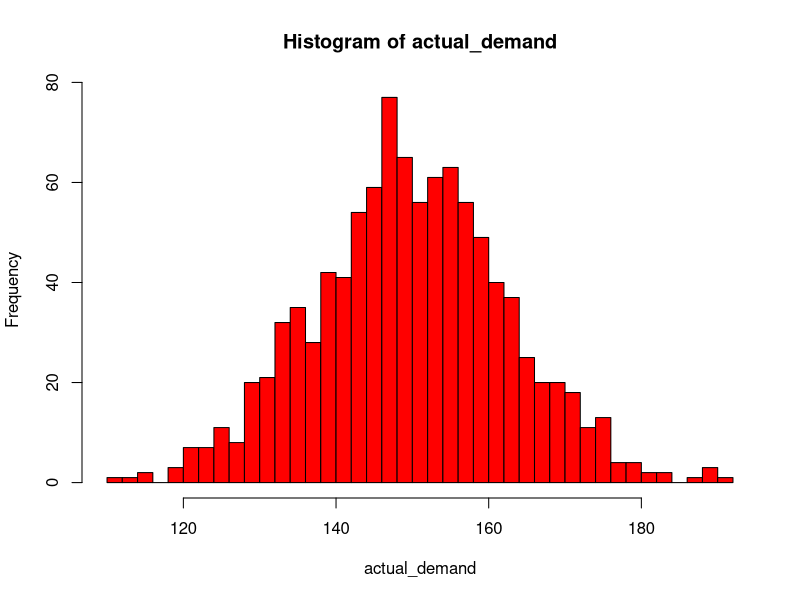
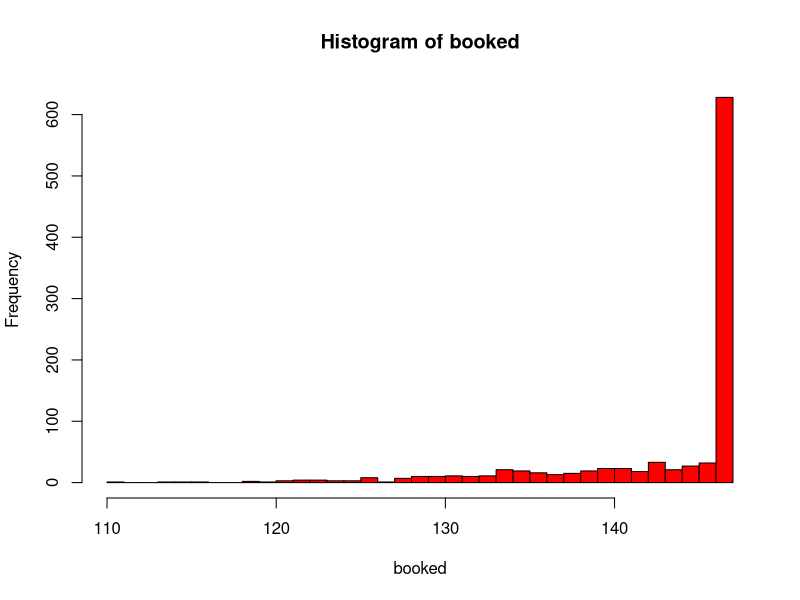
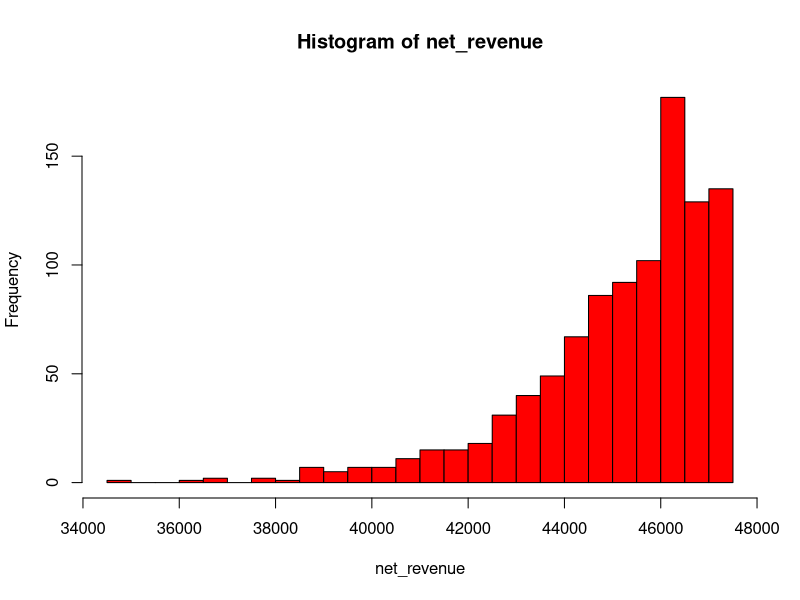

Write R code to recreate these figures, in order.

# parameters
avg.demand         <- 150
tkt.show_up        <- .92
capacity           <- 134
ticket_price       <- 314
transfer_fee_price <- 60
cost_per_bumped    <- 400

# modelo
overbook_limit <- 13

actual_demand  <- 154
actual_demand  <- rpois(1000, avg.demand)

booking_capacity <- capacity + overbook_limit 
booked <- sapply(actual_demand, min, booking_capacity)

read_to_board  <- round(booked*tkt.show_up)
read_to_board  <- rbinom(1000, booked, tkt.show_up)

no_show <- booked-read_to_board

boarding_the_flight <- sapply(read_to_board, min, capacity)
bumped_to_a_later_flight <- read_to_board - boarding_the_flight

revenue_from_tickets <- booked * ticket_price
revenue_from_no_show <- no_show*transfer_fee_price
overbook_cost        <- bumped_to_a_later_flight*cost_per_bumped

net_revenue <- revenue_from_tickets+revenue_from_no_show-overbook_cost

hist(actual_demand, breaks=30, col = "red")
hist(booked, breaks = 30, col="red")
hist(net_revenue, breaks=30, col = "red")

